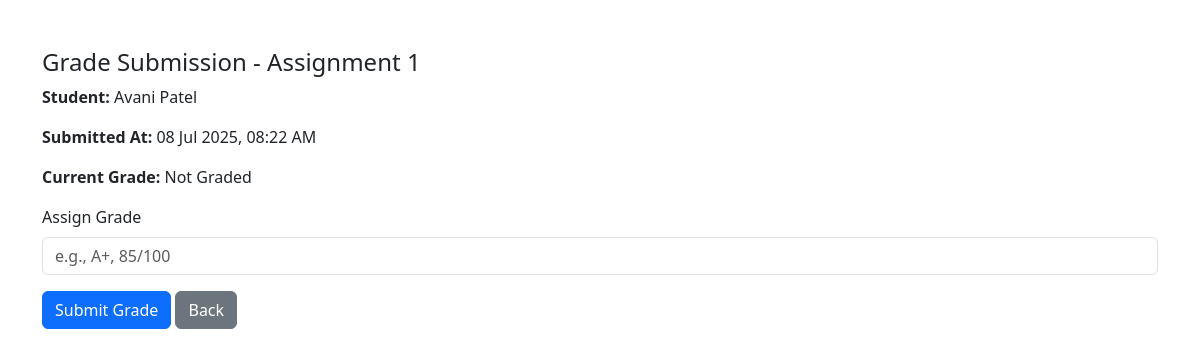
The page /instructor/grade_submission.php?id=2 (signed in) on the database its author committed.
### tables this page shows
CREATE TABLE `assignment_submissions` (
  `id` int(11) NOT NULL,
  `student_id` int(11) DEFAULT NULL,
  `assignment_id` int(11) DEFAULT NULL,
  `submission_file` varchar(255) DEFAULT NULL,
  `submitted_at` timestamp NOT NULL DEFAULT current_timestamp(),
  `marks` int(11) DEFAULT 0,
  `status` enum('pending','submitted','completed') DEFAULT 'pending',
  `grade` varchar(10) DEFAULT NULL,
  `file_path` varchar(255) DEFAULT NULL
);

CREATE TABLE `assignments` (
  `id` int(11) NOT NULL,
  `course_id` int(11) DEFAULT NULL,
  `title` varchar(255) DEFAULT NULL,
  `description` text DEFAULT NULL,
  `created_at` timestamp NOT NULL DEFAULT current_timestamp()
);

CREATE TABLE `users` (
  `id` int(11) NOT NULL,
  `name` varchar(100) DEFAULT NULL,
  `email` varchar(100) DEFAULT NULL,
  `password` varchar(255) DEFAULT NULL,
  `role` enum('student','instructor','admin') DEFAULT 'student',
  `created_at` datetime DEFAULT current_timestamp()
);

### instructor/grade_submission.php (the view, shortened to what this page needs)
<?php
require '../config.php';
$submission_id = $_GET['id'] ?? 0;
$stmt = $conn->prepare("
    SELECT s.*, u.name AS student_name, a.title AS assignment_title
    FROM assignment_submissions s
    JOIN users u ON s.student_id = u.id
    JOIN assignments a ON s.assignment_id = a.id
    WHERE s.id = ?
");
$stmt->bind_param("i", $submission_id);
$stmt->execute();
$submission = $stmt->get_result()->fetch_assoc();
?>
<!DOCTYPE html>
<html lang="en">
<head>
    <link href="https://cdn.jsdelivr.net/npm/bootstrap@5.3.0/dist/css/bootstrap.min.css" rel="stylesheet">
</head>
<body>
<div class="container py-5">
    <h4>Grade Submission - <?= htmlspecialchars($submission['assignment_title']) ?></h4>
    <p><strong>Student:</strong> <?= htmlspecialchars($submission['student_name']) ?></p>
    <p><strong>Submitted At:</strong> <?= date("d M Y, h:i A", strtotime($submission['submitted_at'])) ?></p>
    <p><strong>Current Grade:</strong> <?= $submission['grade'] ?? 'Not Graded' ?></p>
    <form method="POST">
        <div class="mb-3">
            <label class="form-label">Assign Grade</label>
            <input type="text" name="grade" class="form-control" placeholder="e.g., A+, 85/100" required>
        </div>
        <button class="btn btn-primary">Submit Grade</button>
        <a href="view_submissions.php?assignment_id=<?= $submission['assignment_id'] ?>" class="btn btn-secondary">Back</a>
    </form>
</div>
</body>
</html>

### rows shown on the page
assignment_submissions: assignment.title "Assignment 1", users.name "Avani Patel", submitted_at "08 Jul 2025, 08:22 AM", grade "Not Graded"
